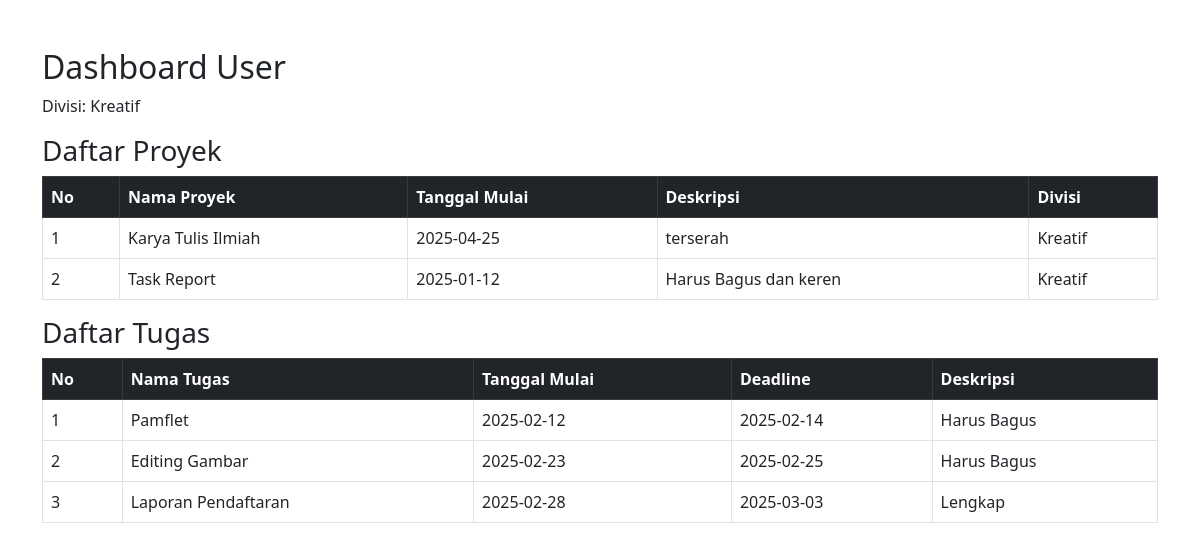
Screenshot of /user/detail_proyek.php (signed in) with the database file from the repository.
### tables this page shows
CREATE TABLE `proyek` (
  `id` int(11) NOT NULL,
  `nama` varchar(100) NOT NULL,
  `tanggal_mulai` varchar(50) NOT NULL,
  `divisi` varchar(100) NOT NULL,
  `deskripsi` varchar(255) DEFAULT NULL
);

CREATE TABLE `tugas` (
  `id` int(11) NOT NULL,
  `proyek_id` int(11) NOT NULL,
  `nama_tugas` varchar(100) NOT NULL,
  `tanggal_mulai` varchar(50) NOT NULL,
  `divisi` varchar(99) NOT NULL,
  `deadline` varchar(100) NOT NULL,
  `deskripsi` varchar(255) NOT NULL,
  `status_tugas` enum('belum selesai','selesai') DEFAULT 'belum selesai',
  `status` enum('Selesai','Belum Selesai') DEFAULT 'Belum Selesai',
  `user_id` int(11) NOT NULL
);

### user/detail_proyek.php (the view, shortened to what this page needs)
<?php
include '../koneksi.php';
$user_id = $_SESSION['user_id'];
$divisi = $_SESSION['divisi'];
$query_proyek = "SELECT * FROM proyek WHERE divisi = '$divisi'";
$result_proyek = $conn->query($query_proyek);
$query_tugas = "SELECT tugas.*, proyek.nama AS proyek_nama FROM tugas
                JOIN proyek ON tugas.proyek_id = proyek.id
                WHERE tugas.user_id = '$user_id' AND proyek.divisi = '$divisi'";
$result_tugas = $conn->query($query_tugas);
?>
<!DOCTYPE html>
<html lang="id">
<head>
    <link rel="stylesheet" href="https://cdn.jsdelivr.net/npm/bootstrap@5.3.0-alpha1/dist/css/bootstrap.min.css">
</head>
<body>
    <div class="container mt-5">
        <h2>Dashboard User</h2>
        <p>Divisi: <?php echo htmlspecialchars($divisi); ?></p>
        <h3>Daftar Proyek</h3>
        <table class="table table-bordered">
            <thead class="table-dark">
                <tr>
                    <th>No</th>
                    <th>Nama Proyek</th>
                    <th>Tanggal Mulai</th>
                    <th>Deskripsi</th>
                    <th>Divisi</th>
                </tr>
            </thead>
            <tbody>
                <?php
                if ($result_proyek->num_rows > 0) {
                    $no = 1;
                    while ($row = $result_proyek->fetch_assoc()) {
                        echo "<tr>
                                <td>{$no}</td>
                                <td>{$row['nama']}</td>
                                <td>{$row['tanggal_mulai']}</td>
                                <td>{$row['deskripsi']}</td>
                                <td>{$row['divisi']}</td>
                            </tr>";
                        $no++;
                    }
                } else {
                    echo "<tr><td colspan='5'>Tidak ada proyek untuk divisi ini.</td></tr>";
                }
                ?>
            </tbody>
        </table>
        <h3>Daftar Tugas</h3>
        <table class="table table-bordered">
            <thead class="table-dark">
                <tr>
                    <th>No</th>
                    <th>Nama Tugas</th>
                    <th>Tanggal Mulai</th>
                    <th>Deadline</th>
                    <th>Deskripsi</th>
                </tr>
            </thead>
            <tbody>
                <?php
                if ($result_tugas->num_rows > 0) {
                    $no = 1;
                    while ($row = $result_tugas->fetch_assoc()) {
                        echo "<tr>
                                <td>{$no}</td>
                                <td>{$row['nama_tugas']}</td>
                                <td>{$row['tanggal_mulai']}</td>
                                <td>{$row['deadline']}</td>
                                <td>{$row['deskripsi']}</td>
                            </tr>";
                        $no++;
                    }
                } else {
                    echo "<tr><td colspan='5'>Tidak ada tugas untuk divisi ini.</td></tr>";
                }
                ?>
            </tbody>
        </table>
    </div>
</body>
</html>

### rows the page displays
proyek: nama "Karya Tulis Ilmiah", tanggal_mulai "2025-04-25", deskripsi "terserah", divisi "Kreatif"
proyek: nama "Task Report", tanggal_mulai "2025-01-12", deskripsi "Harus Bagus dan keren", divisi "Kreatif"
tugas: nama_tugas "Pamflet", tanggal_mulai "2025-02-12", deadline "2025-02-14", deskripsi "Harus Bagus"
tugas: nama_tugas "Editing Gambar", tanggal_mulai "2025-02-23", deadline "2025-02-25", deskripsi "Harus Bagus"
tugas: nama_tugas "Laporan Pendaftaran", tanggal_mulai "2025-02-28", deadline "2025-03-03", deskripsi "Lengkap"

### other values shown
$divisi "Kreatif"
